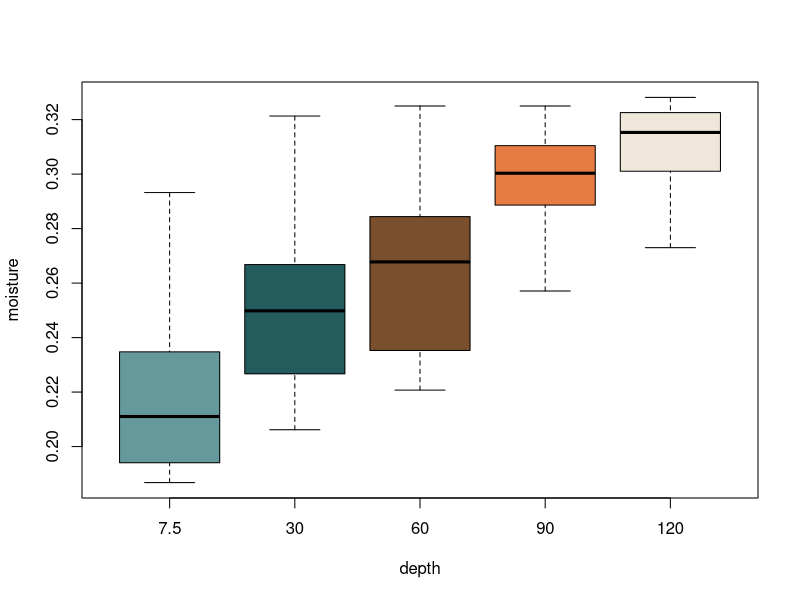
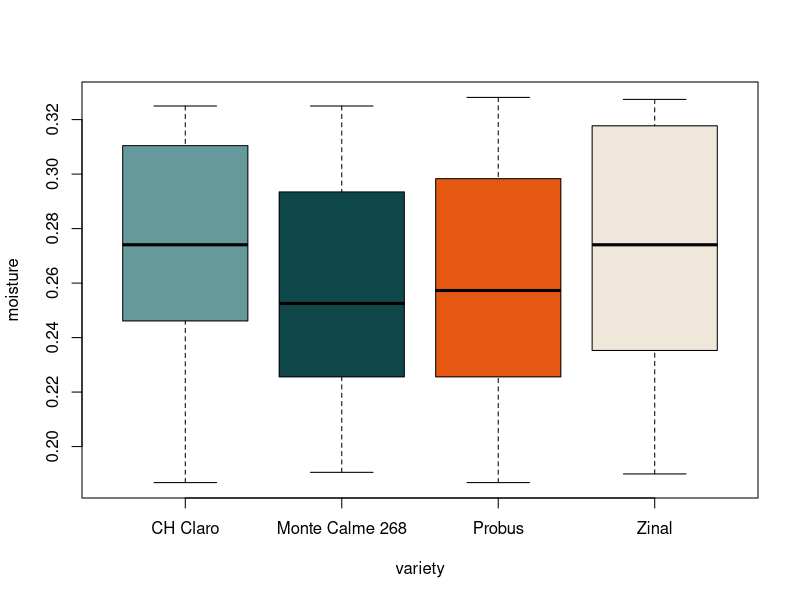
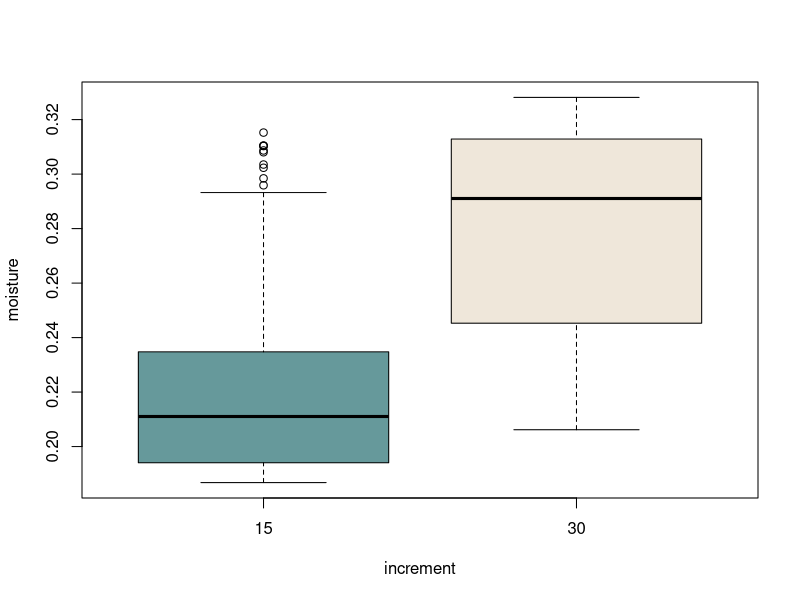
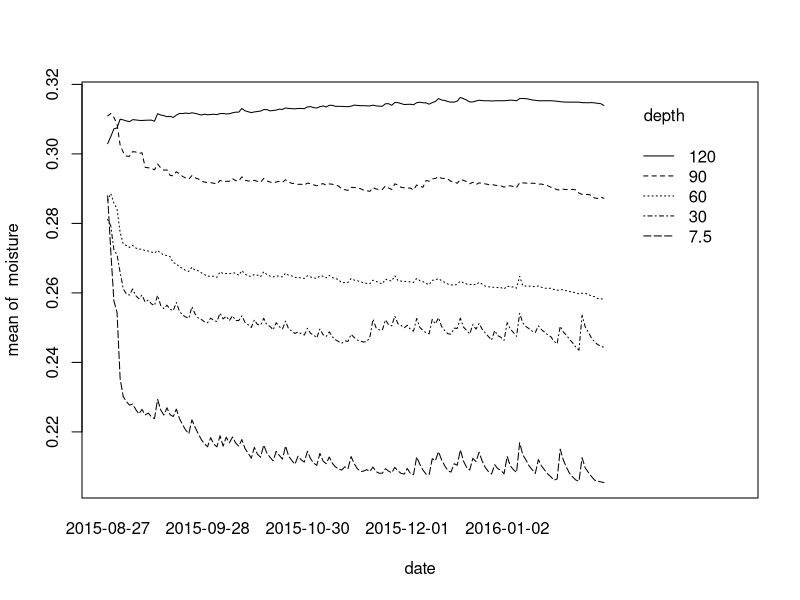
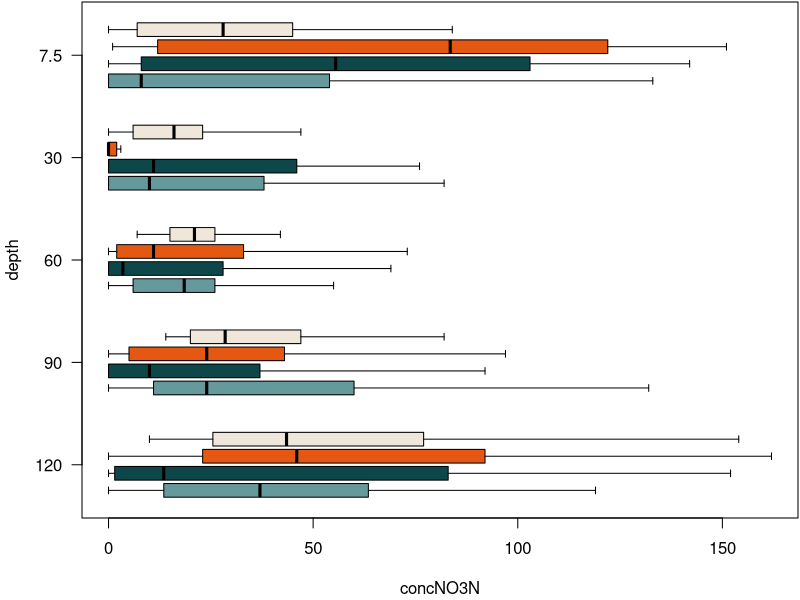
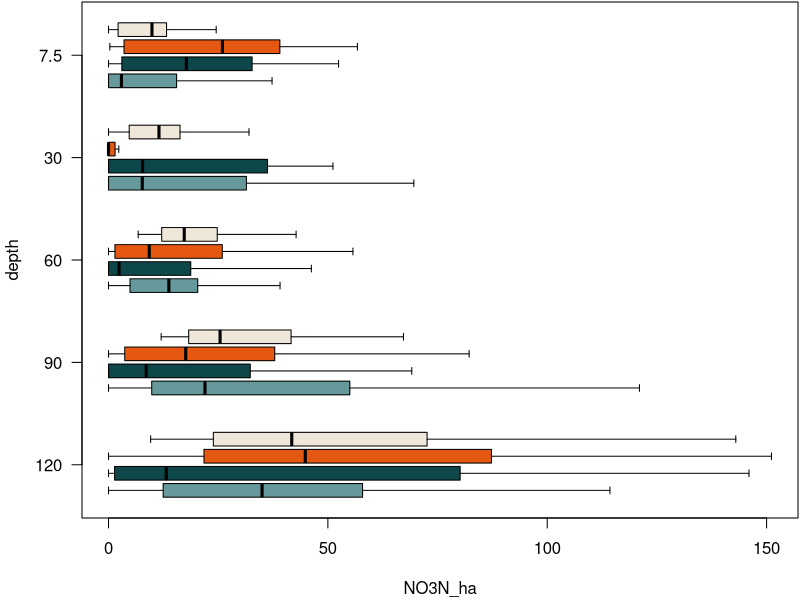
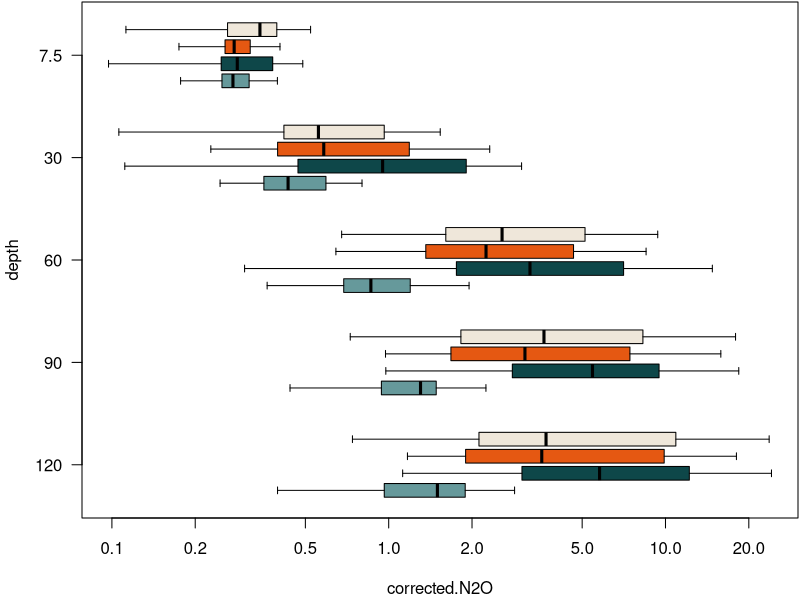
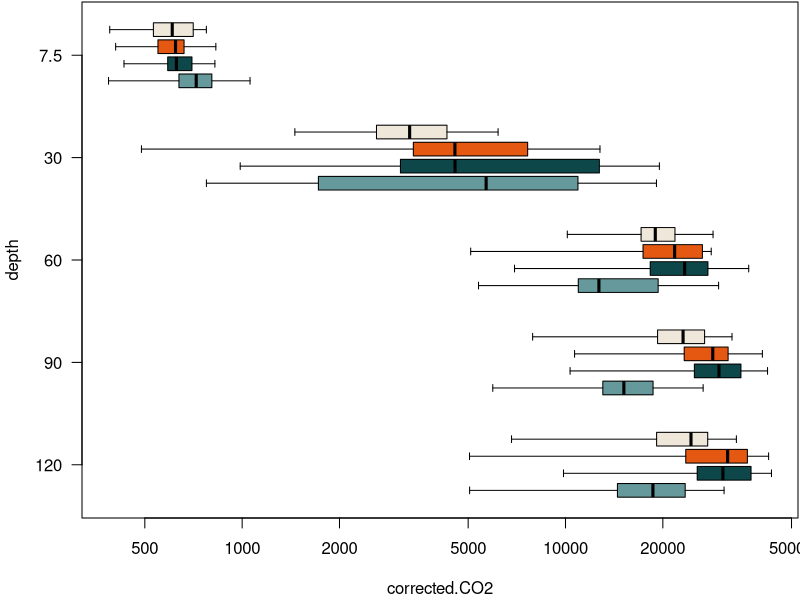

Generate these figures, in order, with R:
#' title: Process Rate Estimator
#' author: Damian Oswald
#' date: 2023-10-02

#' -----------------------------------------------------------------------------------------------------------
#' Define global variables
#' -----------------------------------------------------------------------------------------------------------

palette <- colorRampPalette(c("#66999B","#0E4749","#E55812","#EFE7DA"))

#' -----------------------------------------------------------------------------------------------------------
#' Set Model Parameters
#' -----------------------------------------------------------------------------------------------------------

#' Bulk density, average across all depths and columns.
BD <- 1.686
theta_T <- 1- BD/2.65
temperature <- 298
Dfw <- (5.07e-6)*exp(-2371/temperature)
Dfa <- 0.1436e-4*(temperature/273.15)^1.81
H <- (8.5470e6 * exp(-2284/temperature)) / (8.3145*temperature)
ro <- 1.26e6
N2Oatm <- 0.2496

data <- read.csv("data/three-way-data.csv", row.names = 1)

#' Transform the variable `date_R` to `Date` class
#' QUESTION: Why isn't it correct unless I subtract 1 from the DOY?
data$date <- as.Date(as.integer(substr(data$date_R, 5, 7))-1, origin = paste0(as.integer(substr(data$date_R, 1, 4)),"-01-01"))

#' There is C:N ratio that is `Inf` -- should probably be omitted?
data[which(data$CN==Inf),"CN"] <- NA

#' First look at the data
boxplot(moisture ~ depth, data, outline = FALSE, col = palette(5))
boxplot(moisture ~ variety, data, col = palette(4))
boxplot(moisture ~ increment, data, col = palette(2)) # What is "increment"?
with(data, interaction.plot(date, depth, moisture)) # Interpretation: the soil moisture starts out relatively homogeneous, but as plants grow, it starts to differ by depth
for (y in colnames(data)[8:21]) {
   log <- ifelse(min(data[,y],na.rm=TRUE)>0,"x","")
   par(mar = c(4,4,0,0)+0.1)
   boxplot(data[,y] ~ variety * I(-depth), data, log = log, outline = FALSE,
           at = rep(1:4,times=5)+rep(0:4,each=4)*6,
           col = rep(palette(4),times=5),xlab=y,
           names = -rep(sort(unique(data$depth),decreasing = T),each=4),
           horizontal = TRUE,
           ylab = "depth",
           axes = FALSE,
           lty = 1)
   axis(1)
   axis(2, at = (0:4)*6+2.5, labels = c(120,90,60,30,7.5), las = 1)
   box()
}
for (y in colnames(data)[8:21]) {
   log <- ifelse(min(data[,y],na.rm=TRUE)>0,"y","")
   with(data, interaction.plot(depth, variety, data[,y], ylab = y, log = log, fun = function(x) mean(x,na.rm=TRUE))) # Interpretation: the soil moisture starts out relatively homogeneous, but as plants grow, it starts to differ by depth
}

#' Mosaic plots -- of what data do we have entries?
par(mar=c(4,4,4,2)+0.1)
mosaicplot(~ depth + variety, data, col = palette(4)) # Why do we have the uneven distribution?
mosaicplot(~ depth + increment, data, col = palette(4))
mosaicplot(~ column + depth, data, col = palette(4))
mosaicplot(~ increment + variety, data, col = palette(4))

#' Calculate average moisture across depths
x <- with(data, tapply(moisture, list(depth), mean))

#' Calculate mean moisture between the depths (?)
sapply(1:5, function(i) mean(x[(i-1):i]))

#' We can also cross multiple factors
with(data, tapply(moisture, list(depth, variety), mean))




